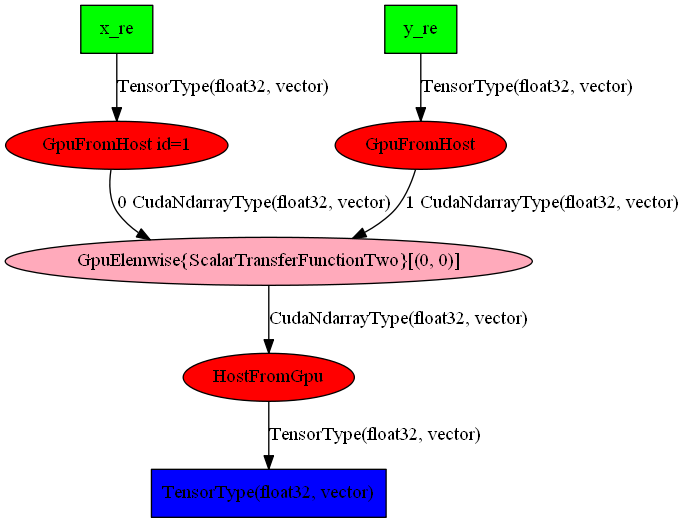

Source code (Python):
import theano
import theano.tensor as T
import numpy as np

from optest import transferfunctiontwo

x_re = T.vector('x_re', theano.config.floatX)
y_re = T.vector('y_re', theano.config.floatX)
z_re = transferfunctiontwo(x_re,y_re)

z_func = theano.function([x_re, y_re], [z_re], allow_input_downcast=True)

X = np.asarray([1 + 0j, 3+1j])
Z_re = z_func(np.real(X), np.imag(X))
Z = Z_re

print "X=",X
print "Z=",Z

theano.printing.pydotprint(z_func, outfile="optestertwo.png", var_with_name_simple=True)
print z_func.maker.fgraph.toposort()
